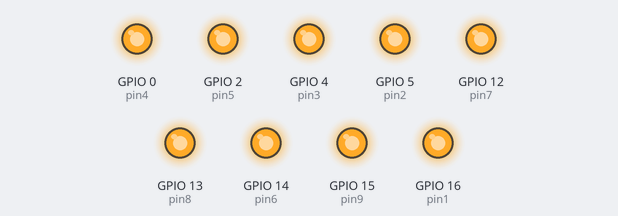
A sketch run on a simulated ESP32. Shown: output pins drawn as LEDs (lit = HIGH).

Above: at 0.5 s.
At 3.5 s:
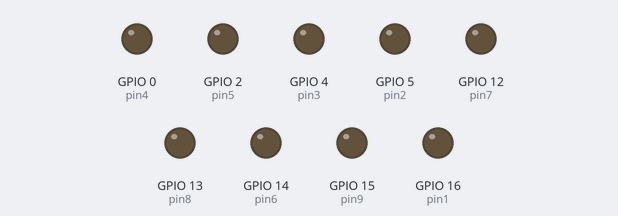
Timing chart, 0 to 4.6 s (numbered marks = the images above):
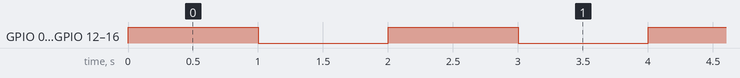

Measured:
- by itself, GPIO 0 (pin4), GPIO 2 (pin5), GPIO 4 (pin3), GPIO 5 (pin2), GPIO 12 (pin7), GPIO 13 (pin8), GPIO 14 (pin6), GPIO 15 (pin9), GPIO 16 (pin1): alternates HIGH for 1.0 s and LOW for 1.0 s

The sketch:

esp-32_testing.ino
```cpp
int pin1=16;
int pin2=5;
int pin3=4;
int pin4=0;
int pin5=2;
int pin6=14;
int pin7=12;
int pin8=13;
int pin9=15;
void setup()
{
    pinMode(pin1, OUTPUT);
    pinMode(pin2, OUTPUT);
    pinMode(pin3, OUTPUT);
    pinMode(pin4, OUTPUT);
    pinMode(pin5, OUTPUT);
    pinMode(pin6, OUTPUT);
    pinMode(pin7, OUTPUT);
    pinMode(pin8, OUTPUT);
    pinMode(pin9, OUTPUT);
    Serial.begin(9600);
}

void loop()
{
//    Serial.println("Hello, world!");
    digitalWrite(pin1, HIGH);
    digitalWrite(pin2, HIGH);
    digitalWrite(pin3, HIGH);
    digitalWrite(pin4, HIGH);
    digitalWrite(pin5, HIGH);
    digitalWrite(pin6, HIGH);
    digitalWrite(pin7, HIGH);
    digitalWrite(pin8, HIGH);
    digitalWrite(pin9, HIGH);
    delay(1000);
    digitalWrite(pin1, LOW);
    digitalWrite(pin2, LOW);
    digitalWrite(pin3, LOW);
    digitalWrite(pin4, LOW);
    digitalWrite(pin5, LOW);
    digitalWrite(pin6, LOW);
    digitalWrite(pin7, LOW);
    digitalWrite(pin8, LOW);
    digitalWrite(pin9, LOW);
    delay(1000);
}
```
